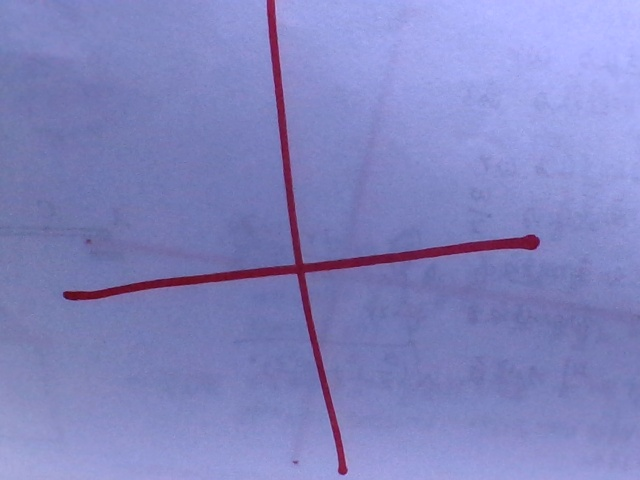
#> input picture img/test_for_cross.jpg, 640 x 480 px
$ python catch_demo_1.py
#> lines starting #> are read from the running program, lines starting #| are printed output that depends on the picture; after the words box and inside, x2 and y2 are one past the last pixel; in counts of white or black regions, pixels touching at a corner belong together
#> further down, image is the input picture: shape (480, 640, 3); mean B, G, R 191.4, 133.1, 130
import cv2
import numpy as np


def hough_cross_detection(image):
    try:
        # 图像预处理：hsv空间提取紫红色区域
        hsv = cv2.cvtColor(image, cv2.COLOR_BGR2HSV)
#> hsv: shape (480, 640, 3); mean H, S, V 118.9, 87, 192.2
        lower_red = np.array([162, 83, 99])
        upper_red = np.array([176, 255, 178])
        mask = cv2.inRange(hsv, lower_red, upper_red)
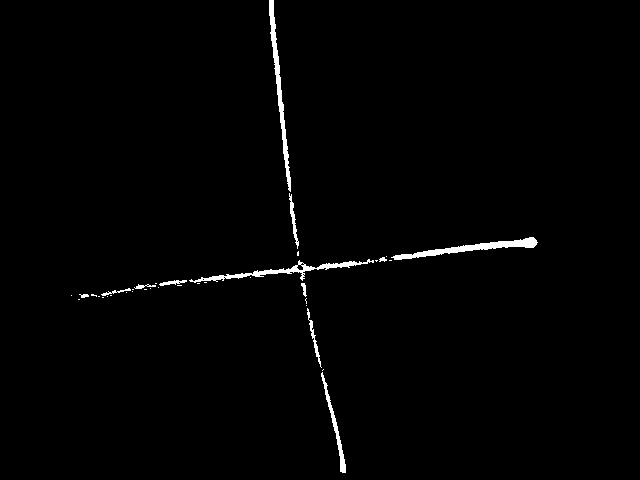
#> mask: shape (480, 640); 1.2% white; 37 white regions (25 under 20 px), largest, box (x1, y1, x2, y2) and area: (391, 237, 538, 260) 896, (269, 0, 291, 192) 860, (189, 259, 374, 283) 778
        # gray = cv2.cvtColor(image, cv2.COLOR_BGR2GRAY)
        edges = cv2.Canny(mask, 50, 150, apertureSize=3)
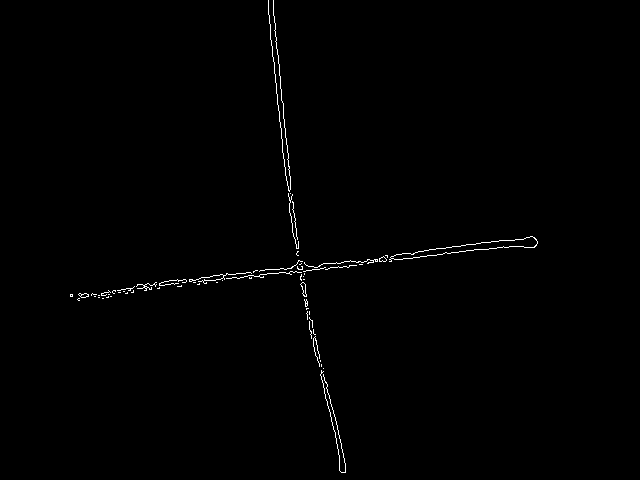
#> edges: shape (480, 640); 0.61% white in thin lines or dots, all inside (x1, y1, x2, y2) = (70, 0, 538, 473)

        # 霍夫变换检测直线
        lines = cv2.HoughLines(edges, 1, np.pi / 180, 70)  # 第一个参数是一个二值化图像，所以在进行霍夫变换之前要首先进行二值化，或者进行 Canny 边缘检测。
#> lines = 24 rows, first 8: [300, 1.45], [-270, 3.04], [307, 1.43], [306, 1.45], [-265, 3.04], [297, 1.47], [302, 1.45], [-251, 2.97]
        # 第二和第三个值分别代表 ρ 和 θ 的精确度。 第四个参数是阈值，只有累加其中的值高于阈值时才被认为是一条直线，也可以把它看成能 检测到的直线的最短长度（以像素点为单位）。

        # 提取直线的端点坐标
        points = []
        for line in lines:
            rho, theta = line[0]
            a = np.cos(theta)
            b = np.sin(theta)
            x0 = a * rho
            y0 = b * rho
            x1 = int(x0 + 1000 * (-b))
            y1 = int(y0 + 1000 * (a))
            x2 = int(x0 - 1000 * (-b))
            y2 = int(y0 - 1000 * (a))
            points.append([(x1, y1), (x2, y2)])
#> this loop made 24 passes
#> (rho, theta, a, b, x0, y0, x1, y1) on passes 1 to 12: (300, 1.45, 0.122, 0.993, 36.56, 297.8, -955, 419), (-270, 3.04, -0.995, 0.105, 268.5, -28.22, 163, -1022), (307, 1.43, 0.139, 0.99, 42.73, 304, -947, 443), (306, 1.45, 0.122, 0.993, 37.29, 303.7, -955, 425), (-265, 3.04, -0.995, 0.105, 263.5, -27.7, 159, -1022), (297, 1.47, 0.105, 0.995, 31.04, 295.4, -963, 399), (302, 1.45, 0.122, 0.993, 36.8, 299.7, -955, 421), (-251, 2.97, -0.985, 0.174, 247.2, -43.59, 73, -1028), (-228, 2.91, -0.974, 0.225, 222.2, -51.29, -2, -1025), (-262, 3, -0.99, 0.139, 259.5, -36.46, 120, -1026), (292, 1.48, 0.0872, 0.996, 25.45, 290.9, -970, 378), (-263, 3.02, -0.993, 0.122, 261, -32.05, 139, -1024)
#> after the loop, points = 24 items

        # 寻找十字交叉点
        # cross_points = []
        # for i in range(len(points)):
        #     for j in range(i + 1, len(points)):
        #         pt1_1, pt1_2 = points[i]
        #         pt2_1, pt2_2 = points[j]
        #         if abs(pt1_1[0] - pt1_2[0]) > 5 and abs(pt2_1[1] - pt2_2[1]) > 5:
        #             # 计算两条直线的交点
        #             x = (pt1_1[1] - pt2_1[1] + (pt2_1[0] - pt1_1[0]) * (pt1_1[1] - pt1_2[1]) / (pt1_1[0] - pt1_2[0]) - (
        #                         pt2_1[0] - pt1_1[0]) * (pt2_1[1] - pt2_2[1]) / (pt2_1[0] - pt2_2[0])) / (
        #                             (pt2_1[1] - pt2_2[1]) / (pt2_1[0] - pt2_2[0]) - (pt1_1[1] - pt1_2[1]) / (
        #                                 pt1_1[0] - pt1_2[0]))
        #             y = ((pt1_1[1] - pt1_2[1]) / (pt1_1[0] - pt1_2[0])) * (x - pt1_1[0]) + pt1_1[1]
        #             cross_points.append((int(x), int(y)))
        #
        # # 在图像上标出十字交叉点
        # for point in cross_points:
        #     cv2.circle(image, point, 5, (0, 255, 0), -1)
        #
        # # 在图像上标出直线
        # for point in points:
        #     cv2.line(image, point[0], point[1], (0, 0, 255), 2)

        return image

    except Exception as e:
        print("Error:", e)
        exit()


# 测试代码
if __name__ == "__main__":
    image_path = "../img/test_for_cross.jpg"
    image = cv2.imread(image_path)
    result = hough_cross_detection(image)
    cv2.imshow("result", result)
    cv2.waitKey(0)
    cv2.destroyAllWindows()
